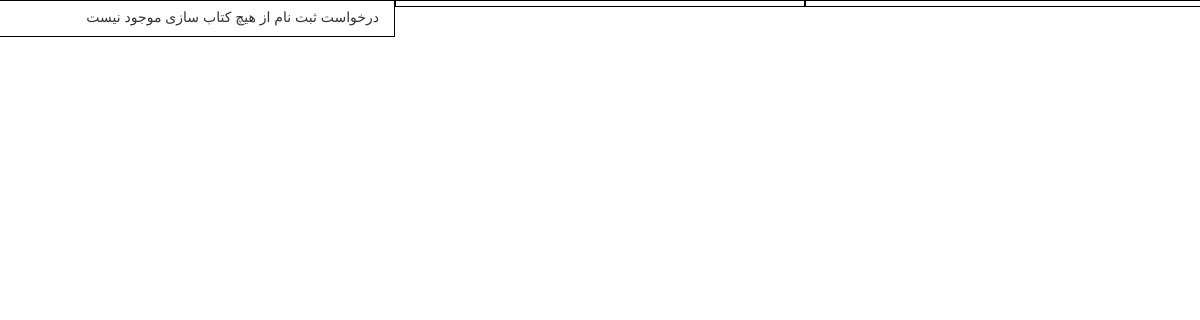
Page /admin_page/ on the earlier database version.
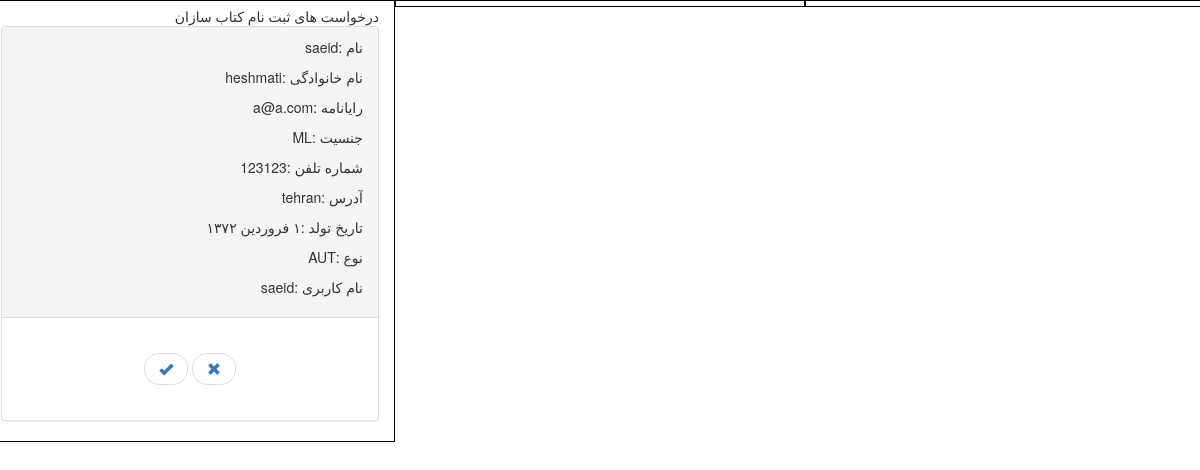
Same page on the later database version.
### authsystem/models.py (models this page shows)
class BookMaker(models.Model):
    male = 'ML'
    female = 'FM'
    translator = 'TR'
    author = 'AUT'
    both = 'Both'
    gender_choices = (
        (male, 'Male'),
        (female, 'Female')
    )
    type_choices = (
        (translator, "Translator"),
        (author, "Author"),
        (both, "Both")
    )
    django_user = models.OneToOneField(User, null=False)
    birth_date_month = models.CharField(max_length=15)
    birth_date_day = models.CharField(max_length=2)
    birth_date_year = models.CharField(max_length=4)
    gender = models.CharField(max_length=2, choices=gender_choices, null=False)
    book_maker_type = models.CharField(max_length=4, choices=type_choices, null=False)
    is_verified = models.BooleanField(default=False)
    avatar = models.ImageField(null=False, default='user.png')
    telephone_no = models.CharField(max_length=15)
    address = models.CharField(max_length=150, null=False)
    def __str__(self):
        return str(self.id)

### authsystem/views.py (the view)
# urls.py: url(r'^admin_page/', admin_page),
@csrf_exempt
def admin_page(request):
    unverified_book_makers = BookMaker.objects.filter(is_verified=False)
    unverified_book_sellers = BookSeller.objects.filter(is_verified=False)
    output = {
        'unverified_book_makers' : unverified_book_makers,
        'unverified_book_makers_count': unverified_book_makers.count(),
        'unverified_book_sellers' : unverified_book_sellers,
        'unverified_book_sellers_count' : unverified_book_sellers.count()
    }
    print(output['unverified_book_makers'])
    print(output['unverified_book_makers_count'])
    print(output['unverified_book_sellers'])
    print(output['unverified_book_sellers_count'])
    return render_to_response('admin_page.html', output)

### authsystem/models.py (called while the page is built)
    def __str__(self):
        return str(self.id)

### authsystem/templates/admin_page.html (shortened to what this page needs)
<!DOCTYPE html>
<html lang="en">
{% load staticfiles %}
<head>
    <link rel="stylesheet" type="text/css" href="{% static "admin_page.css" %}" />
    <link rel="stylesheet" href="https://maxcdn.bootstrapcdn.com/bootstrap/3.3.7/css/bootstrap.min.css">
</head>
<body>
    <div class="row">
        <div class="col-md-4" style="border: solid black 1px; padding-top: 5px;">
            <div>
                {% if unverified_book_makers_count != 0 %}
                    <div class="header rtl title1" >
  درخواست های ثبت نام کتاب سازان
                    </div>
                    {% for req in unverified_book_makers %}
                        <div class="panel panel-default">
                            <div class="panel-heading">
                                <div class="media-body">
                                    <p class="rtl">
                                        نام :{{ req.django_user.first_name }}
                                    </p>
                                    <p class="rtl">
                                        نام خانوادگی :{{ req.django_user.last_name }}
                                    </p>
                                    <p class="rtl">
                                        رایانامه :{{ req.django_user.email }}
                                    </p>
                                    <p class="rtl">
                                        جنسیت :{{ req.gender }}
                                    </p>
                                    <p class="rtl">
                                        شماره تلفن :{{ req.telephone_no }}
                                    </p>
                                    <p class="rtl">
                                        آدرس :{{ req.address }}
                                    </p>
                                    <p class="rtl">
                                        تاریخ تولد :{{ req.birth_date_day }} {{ req.birth_date_month }} {{ req.birth_date_year }}
                                    </p>
                                    <p class="rtl">
                                        نوع :{{ req.book_maker_type }}
                                    </p>
                                    <p class="rtl">
                                        نام کاربری :{{ req.django_user.username }}
                                    </p>
                                </div>
                            </div>
                            <div class="panel-body">
                                <nav>
                                    <ul class="pager">
                                        <li><a href="/accept/{{ req.groupId.id }}/{{ req.userId.user.id }}/">
                                            <span class="glyphicon glyphicon-ok" aria-hidden="true"></span>
                                        </a></li>
                                        <li><a href="/reject/{{ req.groupId.id }}/{{ req.userId.user.id }}/">
                                            <span class="glyphicon glyphicon-remove" aria-hidden="true"></span>
                                        </a></li>
                                    </ul>
                                </nav>
                            </div>
                        </div>
                    {% endfor %}
                {% else %}
                    <p class="rtl">
                        درخواست ثبت نام از هیچ کتاب سازی موجود نیست
                    </p>
                {% endif %}
            </div>
        </div>
        <div class="col-md-4" style="border: solid black 1px; padding-top: 5px;">
        </div>
        <div class="col-md-4" style="border: solid black 1px; padding-top: 5px;">
        </div>
    </div>
</body>
</html>

### authsystem/static/admin_page.css (style rules this page uses)
.rtl { direction: rtl; }

Differences in the rows shown:
added BookMaker: django_user.first_name "saeid", django_user.last_name "heshmati", django_user.email "a@a.com", gender "ML", telephone_no "123123", address "tehran", birth_date_month "فروردین", birth_date_year "۱۳۷۲", book_maker_type "AUT", django_user.username "saeid"
Other differences:
text no longer shown: "درخواست ثبت نام از هیچ کتاب سازی موجود نیست"
text now shown: "درخواست های ثبت نام کتاب سازان"
